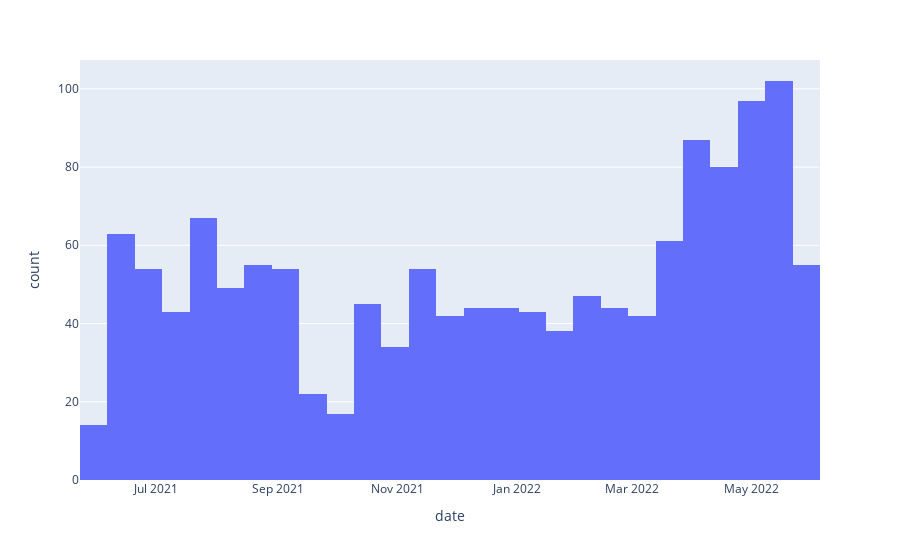

The cell this chart's notebook holds for it:
### Markdown cell above
### Check the temporal distribution of tweets

### Code cell
fig = px.histogram(df, x=df.index)
fig.show()

### Figure 1 — Plotly figure (JSON) as saved in the notebook; plotly's stock layout.template omitted (floating-point values rounded to 4 significant figures; data arrays with more than 128 entries replaced by an {"elided": "..."} marker saying what was removed)
{"data": [{"alignmentgroup": "True", "bingroup": "x", "hovertemplate": "date=%{x}<br>count=%{y}<extra></extra>", "legendgroup": "", "marker": {"color": "#636efa", "pattern": {"shape": ""}}, "name": "", "offsetgroup": "", "orientation": "v", "showlegend": false, "type": "histogram", "x": {"elided": "1397 str values"}, "xaxis": "x", "yaxis": "y"}], "layout": {"barmode": "relative", "legend": {"tracegroupgap": 0}, "margin": {"t": 60}, "xaxis": {"anchor": "y", "domain": [0, 1], "title": {"text": "date"}}, "yaxis": {"anchor": "x", "domain": [0, 1], "title": {"text": "count"}}}}
